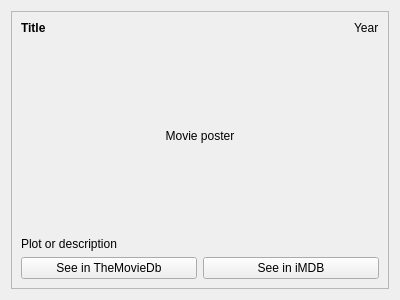
<?xml version="1.0" encoding="UTF-8"?>
<ui version="4.0">
 <class>Form</class>
 <widget class="QWidget" name="Form">
  <property name="geometry">
   <rect>
    <x>0</x>
    <y>0</y>
    <width>400</width>
    <height>300</height>
   </rect>
  </property>
  <property name="windowTitle">
   <string>Form</string>
  </property>
  <layout class="QVBoxLayout" name="verticalLayout">
   <item>
    <widget class="QScrollArea" name="scrollArea">
     <property name="widgetResizable">
      <bool>true</bool>
     </property>
     <property name="alignment">
      <set>Qt::AlignCenter</set>
     </property>
     <widget class="QWidget" name="scrollAreaWidgetContents">
      <property name="geometry">
       <rect>
        <x>0</x>
        <y>0</y>
        <width>374</width>
        <height>274</height>
       </rect>
      </property>
      <layout class="QVBoxLayout" name="verticalLayout_3">
       <item>
        <layout class="QHBoxLayout" name="horizontalLayout">
         <item>
          <widget class="QLabel" name="title">
           <property name="sizePolicy">
            <sizepolicy hsizetype="MinimumExpanding" vsizetype="Maximum">
             <horstretch>0</horstretch>
             <verstretch>0</verstretch>
            </sizepolicy>
           </property>
           <property name="font">
            <font>
             <weight>75</weight>
             <bold>true</bold>
            </font>
           </property>
           <property name="text">
            <string>Title</string>
           </property>
          </widget>
         </item>
         <item>
          <widget class="QLabel" name="year">
           <property name="sizePolicy">
            <sizepolicy hsizetype="Preferred" vsizetype="Maximum">
             <horstretch>0</horstretch>
             <verstretch>0</verstretch>
            </sizepolicy>
           </property>
           <property name="text">
            <string>Year</string>
           </property>
          </widget>
         </item>
        </layout>
       </item>
       <item>
        <widget class="QLabel" name="moviePoster">
         <property name="text">
          <string>Movie poster</string>
         </property>
         <property name="alignment">
          <set>Qt::AlignCenter</set>
         </property>
        </widget>
       </item>
       <item>
        <widget class="QLabel" name="plot">
         <property name="sizePolicy">
          <sizepolicy hsizetype="Preferred" vsizetype="Maximum">
           <horstretch>0</horstretch>
           <verstretch>0</verstretch>
          </sizepolicy>
         </property>
         <property name="text">
          <string>Plot or description</string>
         </property>
        </widget>
       </item>
       <item>
        <layout class="QHBoxLayout" name="horizontalLayout_2">
         <item>
          <widget class="QPushButton" name="pushButton">
           <property name="text">
            <string>See in TheMovieDb</string>
           </property>
          </widget>
         </item>
         <item>
          <widget class="QPushButton" name="pushButton_2">
           <property name="text">
            <string>See in iMDB</string>
           </property>
          </widget>
         </item>
        </layout>
       </item>
      </layout>
     </widget>
    </widget>
   </item>
  </layout>
 </widget>
 <resources/>
 <connections/>
</ui>
